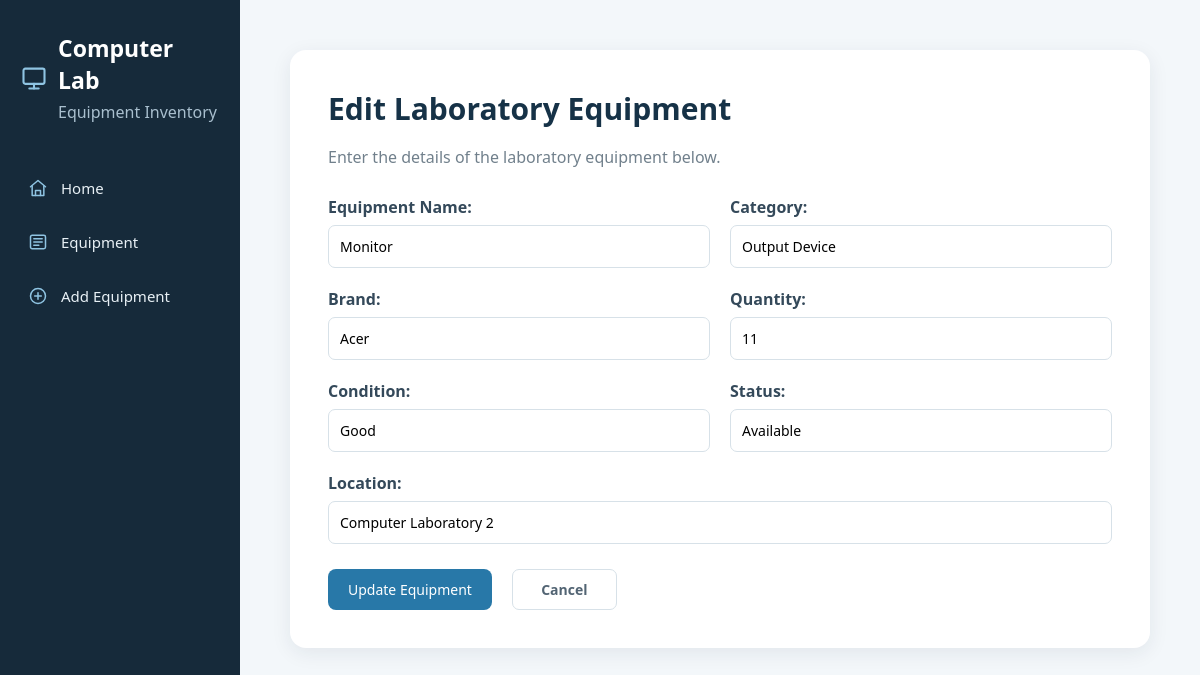
Screenshot of /equipments/2/edit/ with the database file from the repository.
### EquipmentApp/models.py (models this page shows, shortened)
class Equipment(models.Model):
    equipment_id = models.AutoField(primary_key=True)
    equipment_name = models.CharField(max_length=100)
    category = models.CharField(max_length=100)
    brand = models.CharField(max_length=100)
    quantity = models.IntegerField(default=1)
    condition = models.CharField(max_length=100)
    status = models.CharField(max_length=100)
    location = models.CharField(max_length=100)

### EquipmentApp/views.py (the view, shortened to what this page needs)
# urls.py: path('equipments/<int:equipment_id>/edit/', views.equipment_update, name='equipment_update'),
def equipment_update(request, equipment_id):
    equipment = Equipment.objects.get(equipment_id=equipment_id)
    context = {
        'equipment': equipment
    }
    return render(request, 'equipment/equipment_form.html', context)

### EquipmentApp/templates/equipment/equipment_form.html (shortened to what this page needs)
{% extends 'equipment/base.html' %}
{% block content %}
<div class="content-box">
    <h1>
        {% if equipment %}
            Edit Laboratory Equipment
        {% else %}
            Add Laboratory Equipment
        {% endif %}
    </h1>
    <p class="form-description">
        Enter the details of the laboratory equipment below.
    </p>
    <form method="POST" class="equipment-form">
        <div class="form-grid">
            <div class="form-group">
                <label>Equipment Name:</label>
                <input type="text" name="equipment_name"
                       value="{{ equipment.equipment_name|default:'' }}" required>
            </div>
            <div class="form-group">
                <label>Category:</label>
                <input type="text" name="category"
                       value="{{ equipment.category|default:'' }}" required>
            </div>
            <div class="form-group">
                <label>Brand:</label>
                <input type="text" name="brand"
                       value="{{ equipment.brand|default:'' }}" required>
            </div>
            <div class="form-group">
                <label>Quantity:</label>
                <input type="number" name="quantity"
                       value="{{ equipment.quantity|default:'' }}" min="1" required>
            </div>
            <div class="form-group">
                <label>Condition:</label>
                <input type="text" name="condition"
                       value="{{ equipment.condition|default:'' }}" required>
            </div>
            <div class="form-group">
                <label>Status:</label>
                <input type="text" name="status"
                       value="{{ equipment.status|default:'' }}" required>
            </div>
            <div class="form-group full-width">
                <label>Location:</label>
                <input type="text" name="location"
                       value="{{ equipment.location|default:'' }}" required>
            </div>
        </div>
        <div class="form-actions">
            <button type="submit" class="button">
                {% if equipment %}
                    Update Equipment
                {% else %}
                    Save Equipment
                {% endif %}
            </button>
            <a href="{% url 'equipment_list' %}" class="cancel-button">
                Cancel
            </a>
        </div>
    </form>
</div>
{% endblock %}

### EquipmentApp/static/equipment/style.css (style rules this page uses)
body { margin: 0; font-family: "Segoe UI", Arial, sans-serif; background-color: #f3f7fa; color: #425466; }
.content-box { background-color: #ffffff; padding: 38px; border-radius: 16px; box-shadow: 0 5px 20px rgba(22, 42, 58, 0.08); }
h1 { color: #163247; margin-top: 0; margin-bottom: 15px; font-size: 30px; font-weight: 600; }
p { line-height: 1.6; }
.button { display: inline-block; background-color: #2878a8; color: white; text-decoration: none; padding: 11px 20px; border-radius: 8px; border: none; cursor: pointer; font-size: 14px; font-family: "Segoe UI", Arial, sans-serif; }
form { background-color: white; padding: 30px; border-radius: 12px; box-shadow: 0 4px 15px rgba(22, 42, 58, 0.08); }
label { font-weight: bold; color: #34495a; }
input, select { width: 100%; padding: 11px; margin-top: 7px; border: 1px solid #d7e1e8; border-radius: 7px; box-sizing: border-box; font-family: "Segoe UI", Arial, sans-serif; font-size: 14px; }
.form-description { color: #71808c; margin-bottom: 25px; }
.equipment-form { box-shadow: none; padding: 0; }
.form-grid { display: grid; grid-template-columns: 1fr 1fr; gap: 20px; }
.form-group { display: flex; flex-direction: column; }
.form-group label { margin-bottom: 7px; }
.form-group input { margin: 0; }
.full-width { grid-column: 1 / 3; }
.form-actions { margin-top: 25px; display: flex; align-items: center; gap: 12px; }
.cancel-button { display: inline-block; color: #526473; text-decoration: none; padding: 10px 18px; border: 1px solid #d7e1e8; border-radius: 7px; }
form .delete-button, form .cancel-button { display: inline-block; box-sizing: border-box; min-width: 105px; text-align: center; padding: 10px 18px; font-family: "Segoe UI", Arial, sans-serif; font-size: 14px; font-weight: bold; border-radius: 7px; }
form .cancel-button { color: #526473; text-decoration: none; border: 1px solid #d7e1e8; margin-left: 8px; }

### rows the page displays
Equipment: equipment_name "Monitor", category "Output Device", brand "Acer", quantity "11", condition "Good", status "Available", location "Computer Laboratory 2"
